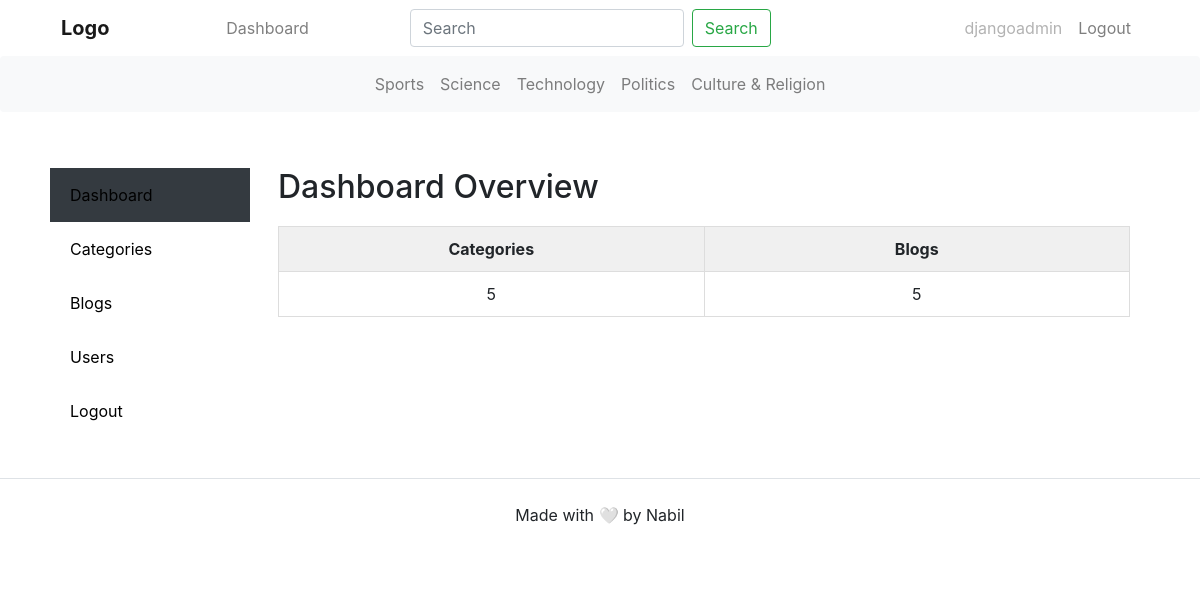
The page /dashboard/ (signed in) on the database its author committed.
### category/models.py (models this page shows, shortened)
class Category(models.Model):
    category = models.CharField(max_length=200, unique=True)
    created_at = models.DateTimeField(auto_now=True)
    updated_at = models.DateTimeField(auto_now_add=True)
    class Meta:
        verbose_name_plural = 'categories'

### dashboard/views.py (the view)
# urls.py: path('dashboard/', include('dashboard.urls')),
@login_required(login_url='login_view')
def dashboard(request):
    blog_count = Blog.objects.all().count()
    category_count = Category.objects.all().count()
    context = {
        'blog_count':blog_count,
        'category_count':category_count,
    }
    return render(request, 'dashboard/dashboard.html', context)

### category/context_processors.py (called while the page is built)
def get_category(request):
    categories = Category.objects.all()
    context = {
        'categories':categories,
    }
    return context

### templates/dashboard/dashboard.html (shortened to what this page needs)
{% extends 'base.html' %}
{% load static %}
{% block styles %}
  {{ block.super }}
  <link rel="stylesheet" href="{% static 'css/dashboard.css' %}">
{% endblock %}
{% block body %}
<div class="container dashboard-outer-container">
  <div class="dashboard-container">
    {% include 'dashboard/sidebar.html' %}
    <main class="dashboard-main-content">
      <section id="dashboard">
        <div class="ml-2">
          <h2>Dashboard Overview</h2>
          <table class="dashboard-table">
            <thead>
              <tr>
                <th>Categories</th>
                <th>Blogs</th>
              </tr>
            </thead>
            <tbody>
              <tr>
                <td>{{ category_count }}</td>
                <td>{{ blog_count }}</td>
              </tr>
            </tbody>
          </table>
        </div>
      </section>
    </main>
  </div>
</div>
{% endblock %}

### templates/base.html (shortened to what this page needs)
{% load static %}
<!DOCTYPE html>
<html lang="en">
<head>
  <link rel="stylesheet" href="https://cdnjs.cloudflare.com/ajax/libs/font-awesome/4.7.0/css/font-awesome.min.css">
  <link href="https://stackpath.bootstrapcdn.com/bootstrap/4.5.2/css/bootstrap.min.css" rel="stylesheet">
  {% block styles %}
  <link href="{% static 'css/base.css' %}" rel="stylesheet">
  {% endblock %}
</head>
<body>
<div class="container">
  <nav class="navbar navbar-expand-lg navbar-light">
    <a class="navbar-brand" href="{% url 'home' %}">Logo</a>
    <div class="collapse navbar-collapse" id="navbarNav">
      <ul class="navbar-nav">
        {% if user.is_authenticated %}
        <li class="nav-item">
          <a class="nav-link" href="{% url 'dashboard' %}">Dashboard</a>
        </li>
        {% endif %}
      </ul>
      <form onsubmit="return validateForm();" action="{% url 'search' %}" method="GET" class="form-inline my-2 my-lg-0 navbar-search">
        <input name="search_keyword" id="search_keyword" class="form-control mr-sm-2" type="search" placeholder="Search" aria-label="Search">
        <button id="submit_button_search" class="btn btn-outline-success my-2 my-sm-0" type="submit">Search</button>
      </form>
      <ul class="navbar-nav ml-auto">
        {% if not user.is_authenticated %}
        <li class="nav-item">
          <a class="nav-link" href="{% url 'register' %}">Register</a>
        </li>
        <li class="nav-item">
          <a class="nav-link" href="{% url 'login_view' %}">Login</a>
        </li>
        {% else %}
        <li class="nav-item">
          <a class="nav-link disabled" href="">{{ user.username }}</a>
        </li>
        <li class="nav-item">
          <a class="nav-link" href="{% url 'logout_view' %}">Logout</a>
        </li>
        {% endif %}
      </ul>
    </div>
  </nav>
</div>
<nav class="navbar navbar-expand-lg navbar-light bg-light rounded mb-3">
  <div class="collapse navbar-collapse" id="navbarCategories">
    <ul class="navbar-nav mr-auto">
      {% for cat in categories %}
      <li class="nav-item">
        <a class="nav-link" href="{% url 'category_blog' cat.id %}">{{ cat.category }}</a>
      </li>
      {% endfor %}
    </ul>
  </div>
</nav>
{% block body %}{% endblock %}
<footer>
  <div class="p-4 text-center border-top">
    <p>Made with 🤍 by Nabil</p>
  </div>
</footer>
</body>
</html>

### static/css/base.css (style rules this page uses)
.navbar-brand { font-weight: bold; }
.navbar-nav { margin-left: auto; }
.navbar-search { margin-left: auto; margin-right: auto; }

### static/css/dashboard.css (style rules this page uses)
.dashboard-outer-container { display: flex; justify-content: center; align-items: center; height: 100%; padding: 20px; }
.dashboard-container { display: flex; width: 100%; max-width: 1200px; overflow: hidden; }
.dashboard-main-content { flex-grow: 1; padding: 20px; overflow-y: auto; }
.dashboard-main-content section { margin-bottom: 20px; }
.dashboard-table { width: 100%; border-collapse: collapse; margin-top: 20px; }
.dashboard-table th, .dashboard-table td { padding: 10px; border: 1px solid #ddd; text-align: center; width: 50%; }
.dashboard-table th { background-color: #f0f0f0; }

### rows shown on the page
Category: category "Sports"
Category: category "Science"
Category: category "Technology"
Category: category "Politics"
Category: category "Culture & Religion"

### other values the page prints
{{ user.username }} "djangoadmin"
{{ category_count }} "5"
{{ blog_count }} "5"
